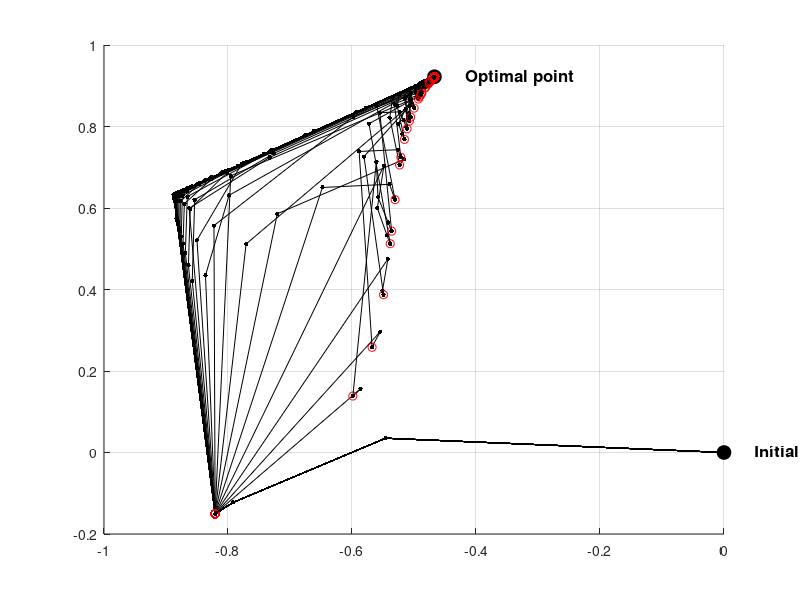
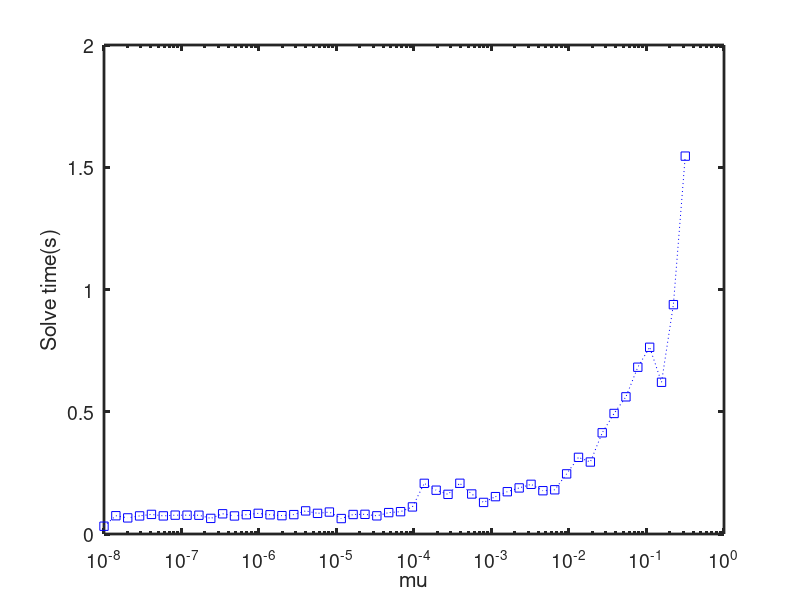
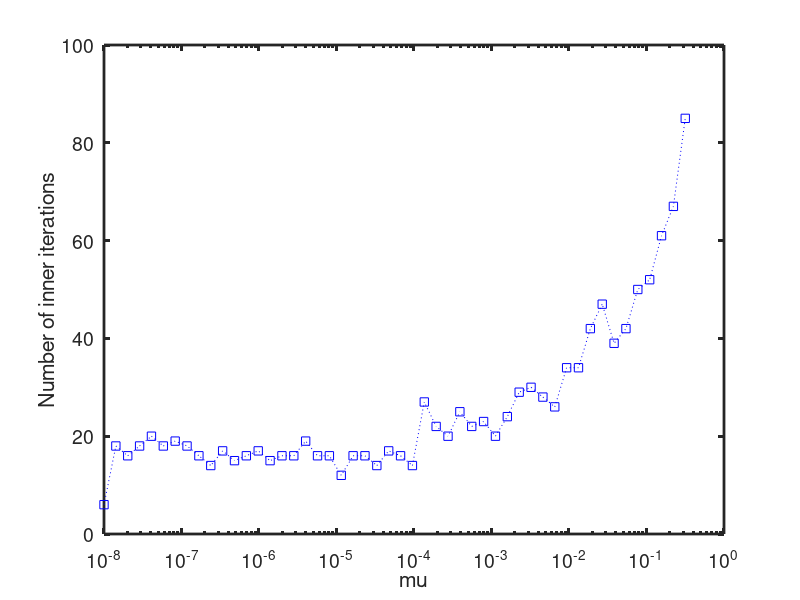

Source code (MATLAB) for these figures, in order:
%%%
% MPC-425, Exercise 2
%%%

function ex2

clc;
clear;
close all;

% Problem:
%  min  0.5 * z' * prob.H * z + prob.q' * z
%  s.t. prob.G * z <= prob.d

%% Choose problem parameters
n_iter = 50;
dim   = 2; % Number of optimization variables
speed = 'fast'; % set to 'fast' for fast convergence, and 'slow' to see what's going on
seed  = ceil(100*rand); % Set to any integer to choose the randomly generated problem

[prob,opt] = setupEx2(dim, speed, seed);

%% Exercise 2 : solving the same optmisation problem for different mu
solveTime_list = zeros(1, n_iter); %storing solving time
newtonIter_list = zeros(1, n_iter); %storing number of inner iterations
mu_list = logspace(log10(opt.epsilon), -0.5, n_iter); %varying mu



for i=1:n_iter
    
    opt.mu = mu_list(1,i);
    disp(['### Currently running with mu = ', num2str(opt.mu), '... ###']);
    
    
    %%%%%%%%%%%%%%%%%%% THE BARRIER METHOD %%%%%%%%%%%%%%%%%%%
    %%%%%%%%%%%%%%%%%%% THE BARRIER METHOD %%%%%%%%%%%%%%%%%%%
    
    % Initialize
    kappa = opt.kappa0;
    z     = prob.z0;
    zprev = z;
    
    % Outer loop
    stats.outerIterations = 0;
    stats.innerIterations = 0;
    tic
    while kappa > opt.epsilon % Stop once the barrier term is small
        stats.outerIterations = stats.outerIterations + 1;
        
        % Inner loop (centering step)
        while 1
            stats.innerIterations = stats.innerIterations + 1;
            if any(prob.d-prob.G*z < 0), error('Current point z is not feasible'); end
            
            %vvvvvvvvvvvvvvvv YOUR CODE HERE vvvvvvvvvvvvvvvvvvv
            
            % Compute search direction
            
            %Computing matrix sum(1/(di-giz)2*gi.Tgi)
            sum1 = (repmat(1./(prob.d-prob.G*z).^2, 1, size(z, 1)).*prob.G)'*prob.G;
            
            
            %Computing vector sum(1/(di-giz)*gi.T)
            sum2 = sum((repmat(1./(prob.d-prob.G*z), 1, size(z, 1)).*prob.G), 1)';
            
            % fullHessian*Dz = -fullGrad
            fullHessian = prob.H + kappa*sum1;
            fullGrad = prob.H*z+prob.q+kappa*sum2;
            Dz = -linsolve(fullHessian,fullGrad);
            
            %^^^^^^^^^^^^^^^^ YOUR CODE HERE ^^^^^^^^^^^^^^^^^^^
            
            if dim == 2, plot([z(1);zprev(1)],[z(2);zprev(2)],'k.-','markersize',10); drawnow; end
            
            t = 1;
            
            % Reduce t until z+t*Dz is feasible
            % (Backtrack for feasibility)
            % Use opt.beta / opt.alpha as the backtracking parameters
            
            while t > opt.epsilon && any(prob.G*(z+t*Dz) > prob.d)
                t = opt.beta*t;
            end
            
            % Reduce t to minimize f(z+t*Dz)
            % Use opt.beta / opt.alpha as the backtracking parameters
            
            while t > opt.epsilon
                fup   = prob.f(z+t*Dz) + kappa * prob.phi(z+t*Dz);
                df    = prob.gradF(z)  + kappa * prob.gradPhi(z);
                fdown = prob.f(z)      + kappa * prob.phi(z) + opt.alpha*t*df'*Dz;
                
                if fup < fdown, break; end
                t=opt.beta*t;
            end
            
            % Termination condition
            % We stop if we're no longer making any progress, either because the
            % step size t is very small, or the size of the gradient is very small
            if t < opt.epsilon || norm(Dz) < opt.epsilon, break; end
            
            % Slow down convergence so we can see what's going on
            if opt.slow, t = min([t t/(20*norm(Dz)) ]); end
            
            % Take step
            zprev = z;
            z = z + t*Dz;
        end
        
        if dim == 2, plot(z(1),z(2),'ro'); drawnow; end
        
        % Decrease barrier parameter
        kappa = kappa * opt.mu;
    end
    stats.solveTime = toc;
    
    %%%%%%%%%%%%%%%%%%% THE BARRIER METHOD %%%%%%%%%%%%%%%%%%%
    %%%%%%%%%%%%%%%%%%% THE BARRIER METHOD %%%%%%%%%%%%%%%%%%%
    
    solveTime_list(1,i) = stats.solveTime;
    newtonIter_list(1,i) = stats.innerIterations;
end


%%plotting curves
figure
semilogx(mu_list, solveTime_list, ':bs');
xlabel('mu')
ylabel('Solve time(s)')
set(gca,'fontsize', 14, 'linewidth', 2);


figure
semilogx(mu_list, newtonIter_list, ':bs')
xlabel('mu')
ylabel('Number of inner iterations')
set(gca,'fontsize', 14, 'linewidth', 2);


end

function [prob, opt] = setupEx2(dim, speed, seed)
%
% Setup a random quadratic program
%

%% Create a random quadratic program with dim variables
prob = randomQP(dim, seed);

%% Plot the problem
if dim == 2
    plotOptimization(prob);
end

%% Barrier method parameters
% Select 'true' for slow convergence, so you can see the central path.
% Select 'false' for standard, fast convergence
opt = setBarrierParameters(strncmp(speed, 'slow', 1));

end

%% Set the optimization parameters
function opt = setBarrierParameters(isSlow)
if isSlow
    % Use these parameters for "slow" convergence, so you can see the central path
    opt.kappa0  = 100;   % Initial value of barrier parameter
    opt.alpha   = 0.02;  % Line search parameters
    opt.beta    = 0.9;
    opt.mu      = 0.8;   % Decrease rate for barrier parameter
    opt.epsilon = 1e-3;  % Optimality tolerance
    opt.slow    = true;
else
    % Use these parameters for "fast" convergence, to solve the optimization problem
    opt.kappa0  = 1;
    opt.alpha   = 0.02;
    opt.beta    = 0.7;
    opt.mu      = 1e-2;
    opt.epsilon = 1e-8;
    opt.slow    = false;
end
end

%% Plot the optimization problem (if it is 2D)
function plotOptimization(prob)
if prob.dim ~= 2
    fprintf('Can only plot two dimensional optimization problems\n');
    return
end
clf; hold on; grid on;
try
    plot(polytope(prob.G,prob.d),struct('shade',0,'linewidth',3))
    %plotPolyLine(polytope(prob.G,prob.d),'k',3);
    
    %[X,Y] = gridPolytope(polytope(prob.G,prob.d),50);
    [B,l,u]=bounding_box(polytope(prob.G,prob.d));
    [X,Y] = meshgrid(linspace(l(1)-0.1,u(1)+0.1,50),linspace(l(2)-0.1,u(2)+0.1,50));
    F = 0*X;
    for i = 1:size(X,1)
        for j = 1:size(X,2)
            z = [X(i,j);Y(i,j)];
            F(i,j) = prob.f(z);
        end
    end
    contour(X,Y,F,20);
catch
    warning('Could not plot the constraints - possibly MPT is not installed?');
end

% Compute optimal solution and plot
try
    [zopt,fval,flag] = quadprog(prob.H,prob.q,prob.G,prob.d);
    if flag ~= 1, error('Could not solve optimization problem'); end
    plot(zopt(1),zopt(2),'ko','markersize',10,'markerfacecolor','k');
    text(zopt(1)+0.05,zopt(2),'Optimal point','fontweight','bold','fontsize',12,'backgroundcolor','w');
    plot(prob.z0(1),prob.z0(2),'ko','markersize',10,'markerfacecolor','k');
    text(prob.z0(1)+0.05,prob.z0(2),'Initial point','fontweight','bold','fontsize',12,'backgroundcolor','w');
catch
    warning('Could not compute the optimal solution - possibly optimization toolbox isn''t installed?');
end

% Compute analytic center and plot
try
    x = sdpvar(size(prob.G,2),1);
    dd = solvesdp([prob.d-prob.G*x >= 0], -geomean(prob.d-prob.G*x));
    if dd.problem ~= 0, error('Could not compute analytic center'); end
    x = double(x);
    plot(x(1),x(2),'ko','markersize',10,'markerfacecolor','k');
    text(x(1)+0.05,x(2),'Analytic center','fontweight','bold','fontsize',12,'backgroundcolor','w');
    axis tight
catch
    warning('Could not compute analytic center - possibly YALMIP isn''t installed?');
end

end

%% Create a random quadratic program
function prob = randomQP(dim, seed)

% Number of optimization variables
prob.dim = dim;

% Set the seed of the random generator so we can get the same 'random'
% problem twice if we want
randn('state',seed);

% Create the problem
%  min  0.5 z'Hz + q'z s.t. Gx <= d
prob.G  = randn(5*dim,dim);
prob.d  = ones(5*dim,1);
prob.H  = randn(dim); prob.H = prob.H * prob.H';
prob.q  = randn(dim,1);

% We've chosen d = 1, so the point 0 is always in the interior of the
% constraints
prob.z0 = zeros(dim,1);

% Helper functions
prob.f       = @(z) 0.5*z'*prob.H*z + prob.q'*z;
prob.gradF   = @(z) prob.H*z + prob.q;
prob.phi     = @(z) sum(-log(prob.d-prob.G*z));
prob.gradPhi = @(z) prob.G'*diag(1./(prob.d-prob.G*z))*ones(length(prob.d),1);

end
